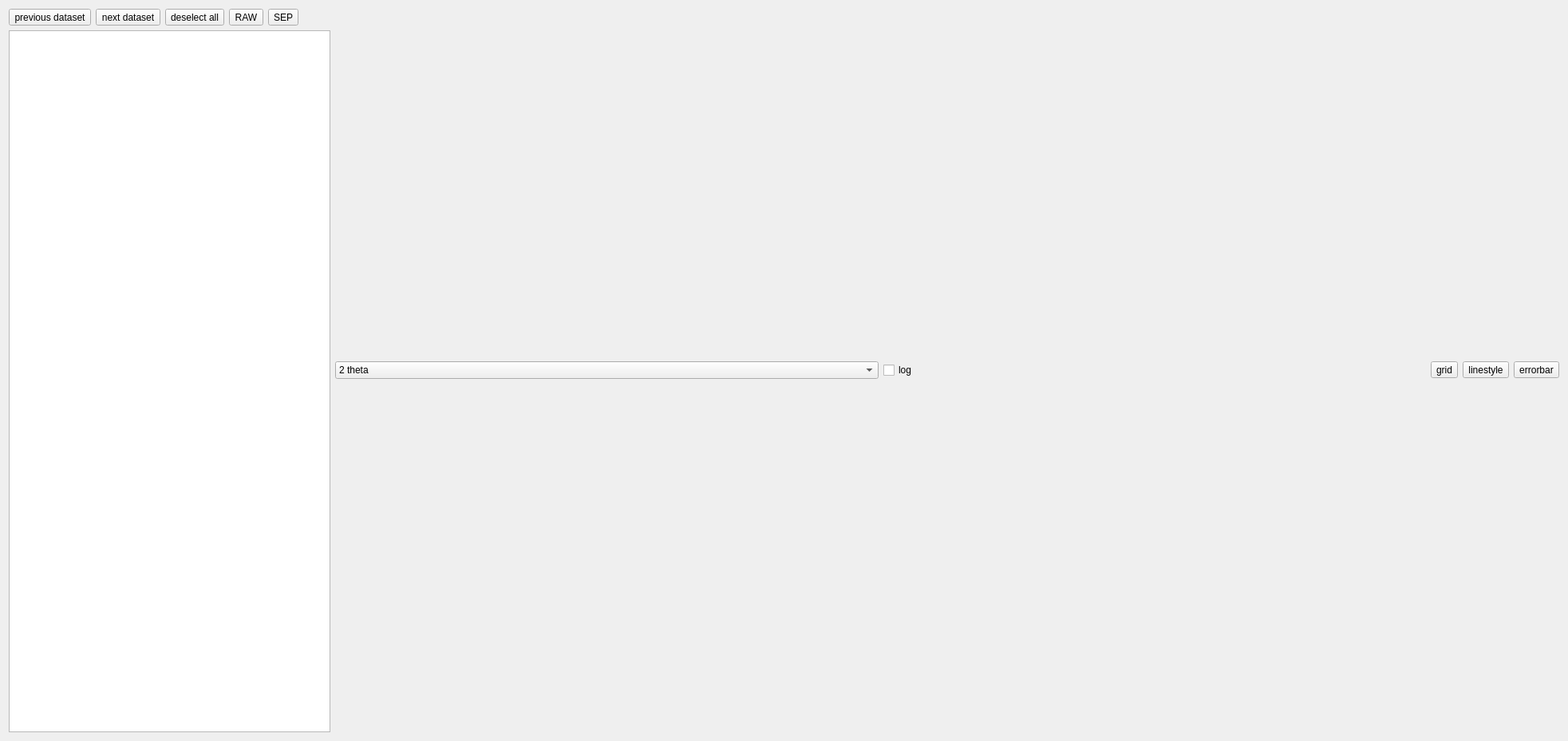
<?xml version="1.0" encoding="UTF-8"?>
<ui version="4.0">
 <class>tof_powder_plot</class>
 <widget class="QWidget" name="tof_powder_plot">
  <property name="geometry">
   <rect>
    <x>0</x>
    <y>0</y>
    <width>1965</width>
    <height>929</height>
   </rect>
  </property>
  <property name="windowTitle">
   <string>Form</string>
  </property>
  <layout class="QHBoxLayout" name="horizontalLayout" stretch="0,1">
   <item>
    <layout class="QVBoxLayout" name="options_layout">
     <property name="sizeConstraint">
      <enum>QLayout::SetMinimumSize</enum>
     </property>
     <item>
      <layout class="QHBoxLayout" name="horizontalLayout_2">
       <property name="sizeConstraint">
        <enum>QLayout::SetMinimumSize</enum>
       </property>
       <item>
        <widget class="QToolButton" name="tB_up">
         <property name="toolTip">
          <string/>
         </property>
         <property name="text">
          <string>previous dataset</string>
         </property>
        </widget>
       </item>
       <item>
        <widget class="QToolButton" name="tB_down">
         <property name="text">
          <string>next dataset</string>
         </property>
        </widget>
       </item>
       <item>
        <widget class="QToolButton" name="tB_deselect">
         <property name="text">
          <string>deselect all</string>
         </property>
        </widget>
       </item>
       <item>
        <widget class="QToolButton" name="tB_raw">
         <property name="text">
          <string>RAW</string>
         </property>
        </widget>
       </item>
       <item>
        <widget class="QToolButton" name="tB_separated">
         <property name="text">
          <string>SEP</string>
         </property>
        </widget>
       </item>
       <item>
        <spacer name="horizontalSpacer">
         <property name="orientation">
          <enum>Qt::Horizontal</enum>
         </property>
         <property name="sizeType">
          <enum>QSizePolicy::Expanding</enum>
         </property>
         <property name="sizeHint" stdset="0">
          <size>
           <width>40</width>
           <height>20</height>
          </size>
         </property>
        </spacer>
       </item>
      </layout>
     </item>
     <item>
      <widget class="QListView" name="lV_datalist">
       <property name="sizePolicy">
        <sizepolicy hsizetype="Minimum" vsizetype="Minimum">
         <horstretch>0</horstretch>
         <verstretch>0</verstretch>
        </sizepolicy>
       </property>
      </widget>
     </item>
    </layout>
   </item>
   <item>
    <layout class="QVBoxLayout" name="plot_layout">
     <property name="sizeConstraint">
      <enum>QLayout::SetMaximumSize</enum>
     </property>
     <item>
      <layout class="QHBoxLayout" name="plot_head_layout">
       <property name="sizeConstraint">
        <enum>QLayout::SetMaximumSize</enum>
       </property>
       <item>
        <widget class="QComboBox" name="combB_xaxis">
         <item>
          <property name="text">
           <string>2 theta</string>
          </property>
         </item>
         <item>
          <property name="text">
           <string>q</string>
          </property>
         </item>
         <item>
          <property name="text">
           <string>d</string>
          </property>
         </item>
        </widget>
       </item>
       <item>
        <widget class="QCheckBox" name="cB_log_scale">
         <property name="text">
          <string>log</string>
         </property>
        </widget>
       </item>
       <item>
        <widget class="QToolButton" name="tB_grid">
         <property name="text">
          <string>grid</string>
         </property>
        </widget>
       </item>
       <item>
        <widget class="QToolButton" name="tB_linestyle">
         <property name="text">
          <string>linestyle</string>
         </property>
        </widget>
       </item>
       <item>
        <widget class="QToolButton" name="tB_errorbar">
         <property name="text">
          <string>errorbar</string>
         </property>
        </widget>
       </item>
      </layout>
     </item>
    </layout>
   </item>
  </layout>
 </widget>
 <resources/>
 <connections/>
</ui>
